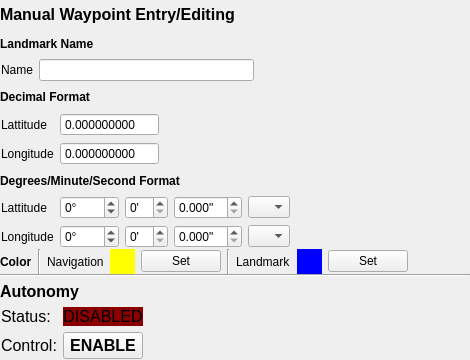
           <widget class="QWidget" name="widget" native="true">
            <property name="sizePolicy">
             <sizepolicy hsizetype="Fixed" vsizetype="Fixed">
              <horstretch>0</horstretch>
              <verstretch>0</verstretch>
             </sizepolicy>
            </property>
            <property name="minimumSize">
             <size>
              <width>470</width>
              <height>360</height>
             </size>
            </property>
            <property name="maximumSize">
             <size>
              <width>470</width>
              <height>360</height>
             </size>
            </property>
            <layout class="QGridLayout" name="gridLayout">
             <property name="leftMargin">
              <number>0</number>
             </property>
             <property name="topMargin">
              <number>0</number>
             </property>
             <property name="rightMargin">
              <number>0</number>
             </property>
             <property name="bottomMargin">
              <number>0</number>
             </property>
             <property name="horizontalSpacing">
              <number>0</number>
             </property>
             <property name="verticalSpacing">
              <number>6</number>
             </property>
             <item row="0" column="0">
              <layout class="QVBoxLayout" name="verticalLayout_3">
               <property name="spacing">
                <number>0</number>
               </property>
               <item>
                <widget class="QLabel" name="label_16">
                 <property name="font">
                  <font>
                   <pointsize>12</pointsize>
                   <weight>75</weight>
                   <bold>true</bold>
                  </font>
                 </property>
                 <property name="text">
                  <string>Manual Waypoint Entry/Editing</string>
                 </property>
                </widget>
               </item>
               <item>
                <widget class="QLabel" name="label_28">
                 <property name="font">
                  <font>
                   <weight>75</weight>
                   <bold>true</bold>
                  </font>
                 </property>
                 <property name="text">
                  <string>Landmark Name</string>
                 </property>
                </widget>
               </item>
               <item>
                <layout class="QGridLayout" name="gridLayout_12">
                 <property name="leftMargin">
                  <number>1</number>
                 </property>
                 <property name="topMargin">
                  <number>1</number>
                 </property>
                 <property name="rightMargin">
                  <number>1</number>
                 </property>
                 <property name="bottomMargin">
                  <number>1</number>
                 </property>
                 <property name="spacing">
                  <number>6</number>
                 </property>
                 <item row="0" column="1">
                  <widget class="QLineEdit" name="manual_waypoint_landmark_name_line_edit"/>
                 </item>
                 <item row="0" column="0">
                  <widget class="QLabel" name="label_29">
                   <property name="text">
                    <string>Name</string>
                   </property>
                  </widget>
                 </item>
                 <item row="0" column="2">
                  <spacer name="horizontalSpacer_9">
                   <property name="orientation">
                    <enum>Qt::Horizontal</enum>
                   </property>
                   <property name="sizeHint" stdset="0">
                    <size>
                     <width>40</width>
                     <height>20</height>
                    </size>
                   </property>
                  </spacer>
                 </item>
                </layout>
               </item>
               <item>
                <widget class="QLabel" name="label_7">
                 <property name="font">
                  <font>
                   <weight>75</weight>
                   <bold>true</bold>
                  </font>
                 </property>
                 <property name="text">
                  <string>Decimal Format</string>
                 </property>
                </widget>
               </item>
               <item>
                <layout class="QGridLayout" name="gridLayout_7">
                 <property name="leftMargin">
                  <number>1</number>
                 </property>
                 <property name="topMargin">
                  <number>1</number>
                 </property>
                 <property name="rightMargin">
                  <number>1</number>
                 </property>
                 <property name="bottomMargin">
                  <number>1</number>
                 </property>
                 <property name="spacing">
                  <number>6</number>
                 </property>
                 <item row="0" column="1">
                  <widget class="QDoubleSpinBox" name="manual_waypoint_decimal_lattitude_spin_box">
                   <property name="buttonSymbols">
                    <enum>QAbstractSpinBox::NoButtons</enum>
                   </property>
                   <property name="decimals">
                    <number>9</number>
                   </property>
                   <property name="minimum">
                    <double>-90.000000000000000</double>
                   </property>
                   <property name="maximum">
                    <double>90.000000000000000</double>
                   </property>
                   <property name="singleStep">
                    <double>0.000001000000000</double>
                   </property>
                  </widget>
                 </item>
                 <item row="1" column="1">
                  <widget class="QDoubleSpinBox" name="manual_waypoint_decimal_longitude_spin_box">
                   <property name="buttonSymbols">
                    <enum>QAbstractSpinBox::NoButtons</enum>
                   </property>
                   <property name="decimals">
                    <number>9</number>
                   </property>
                   <property name="minimum">
                    <double>-180.000000000000000</double>
                   </property>
                   <property name="maximum">
                    <double>180.000000000000000</double>
                   </property>
                   <property name="singleStep">
                    <double>0.000001000000000</double>
                   </property>
                  </widget>
                 </item>
                 <item row="0" column="0">
                  <widget class="QLabel" name="label_17">
                   <property name="text">
                    <string>Lattitude</string>
                   </property>
                  </widget>
                 </item>
                 <item row="1" column="0">
                  <widget class="QLabel" name="label_18">
                   <property name="text">
                    <string>Longitude</string>
                   </property>
                  </widget>
                 </item>
                 <item row="0" column="2">
                  <spacer name="horizontalSpacer_4">
                   <property name="orientation">
                    <enum>Qt::Horizontal</enum>
                   </property>
                   <property name="sizeHint" stdset="0">
                    <size>
                     <width>40</width>
                     <height>20</height>
                    </size>
                   </property>
                  </spacer>
                 </item>
                </layout>
               </item>
               <item>
                <widget class="QLabel" name="label_8">
                 <property name="font">
                  <font>
                   <weight>75</weight>
                   <bold>true</bold>
                  </font>
                 </property>
                 <property name="text">
                  <string>Degrees/Minute/Second Format</string>
                 </property>
                </widget>
               </item>
               <item>
                <layout class="QGridLayout" name="gridLayout_10">
                 <property name="leftMargin">
                  <number>1</number>
                 </property>
                 <property name="topMargin">
                  <number>1</number>
                 </property>
                 <property name="rightMargin">
                  <number>1</number>
                 </property>
                 <property name="bottomMargin">
                  <number>1</number>
                 </property>
                 <property name="spacing">
                  <number>6</number>
                 </property>
                 <item row="0" column="0">
                  <widget class="QLabel" name="label_9">
                   <property name="text">
                    <string>Lattitude</string>
                   </property>
                  </widget>
                 </item>
                 <item row="0" column="5">
                  <spacer name="horizontalSpacer_7">
                   <property name="orientation">
                    <enum>Qt::Horizontal</enum>
                   </property>
                   <property name="sizeHint" stdset="0">
                    <size>
                     <width>40</width>
                     <height>20</height>
                    </size>
                   </property>
                  </spacer>
                 </item>
                 <item row="0" column="3">
                  <widget class="QDoubleSpinBox" name="manual_waypoint_seconds_lattitude_spin_box">
                   <property name="suffix">
                    <string>&quot;</string>
                   </property>
                   <property name="decimals">
                    <number>3</number>
                   </property>
                  </widget>
                 </item>
                 <item row="1" column="0">
                  <widget class="QLabel" name="label_10">
                   <property name="text">
                    <string>Longitude</string>
                   </property>
                  </widget>
                 </item>
                 <item row="1" column="3">
                  <widget class="QDoubleSpinBox" name="manual_waypoint_seconds_longitude_spin_box">
                   <property name="suffix">
                    <string>&quot;</string>
                   </property>
                   <property name="decimals">
                    <number>3</number>
                   </property>
                  </widget>
                 </item>
                 <item row="0" column="1">
                  <widget class="QSpinBox" name="manual_waypoint_degrees_lattitude_spin_box">
                   <property name="suffix">
                    <string>° </string>
                   </property>
                   <property name="minimum">
                    <number>-90</number>
                   </property>
                   <property name="maximum">
                    <number>90</number>
                   </property>
                  </widget>
                 </item>
                 <item row="0" column="2">
                  <widget class="QSpinBox" name="manual_waypoint_minutes_lattitude_spin_box">
                   <property name="suffix">
                    <string>'</string>
                   </property>
                   <property name="maximum">
                    <number>60</number>
                   </property>
                  </widget>
                 </item>
                 <item row="0" column="4">
                  <widget class="QComboBox" name="manual_waypoint_cardinal_lattitude_combo_box">
                   <item>
                    <property name="text">
                     <string/>
                    </property>
                   </item>
                   <item>
                    <property name="text">
                     <string>N</string>
                    </property>
                   </item>
                   <item>
                    <property name="text">
                     <string>S</string>
                    </property>
                   </item>
                  </widget>
                 </item>
                 <item row="1" column="1">
                  <widget class="QSpinBox" name="manual_waypoint_degrees_longitude_spin_box">
                   <property name="suffix">
                    <string>° </string>
                   </property>
                   <property name="minimum">
                    <number>-180</number>
                   </property>
                   <property name="maximum">
                    <number>180</number>
                   </property>
                  </widget>
                 </item>
                 <item row="1" column="4">
                  <widget class="QComboBox" name="manual_waypoint_cardinal_longitude_combo_box">
                   <item>
                    <property name="text">
                     <string/>
                    </property>
                   </item>
                   <item>
                    <property name="text">
                     <string>W</string>
                    </property>
                   </item>
                   <item>
                    <property name="text">
                     <string>E</string>
                    </property>
                   </item>
                  </widget>
                 </item>
                 <item row="1" column="2">
                  <widget class="QSpinBox" name="manual_waypoint_minutes_longitude_spin_box">
                   <property name="suffix">
                    <string>'</string>
                   </property>
                   <property name="maximum">
                    <number>60</number>
                   </property>
                  </widget>
                 </item>
                </layout>
               </item>
               <item>
                <layout class="QHBoxLayout" name="horizontalLayout_4">
                 <property name="spacing">
                  <number>6</number>
                 </property>
                 <item>
                  <widget class="QLabel" name="label_11">
                   <property name="font">
                    <font>
                     <weight>75</weight>
                     <bold>true</bold>
                    </font>
                   </property>
                   <property name="text">
                    <string>Color</string>
                   </property>
                  </widget>
                 </item>
                 <item>
                  <widget class="Line" name="line">
                   <property name="orientation">
                    <enum>Qt::Vertical</enum>
                   </property>
                  </widget>
                 </item>
                 <item>
                  <widget class="QLabel" name="label_4">
                   <property name="text">
                    <string>Navigation</string>
                   </property>
                  </widget>
                 </item>
                 <item>
                  <widget class="QLabel" name="manual_waypoint_navigation_color_label">
                   <property name="minimumSize">
                    <size>
                     <width>25</width>
                     <height>25</height>
                    </size>
                   </property>
                   <property name="maximumSize">
                    <size>
                     <width>25</width>
                     <height>25</height>
                    </size>
                   </property>
                   <property name="styleSheet">
                    <string notr="true">background-color:yellow;</string>
                   </property>
                   <property name="text">
                    <string/>
                   </property>
                  </widget>
                 </item>
                 <item>
                  <widget class="QPushButton" name="manual_waypoint_navigation_color_set_button">
                   <property name="text">
                    <string>Set</string>
                   </property>
                  </widget>
                 </item>
                 <item>
                  <widget class="Line" name="line_7">
                   <property name="orientation">
                    <enum>Qt::Vertical</enum>
                   </property>
                  </widget>
                 </item>
                 <item>
                  <widget class="QLabel" name="label_12">
                   <property name="text">
                    <string>Landmark</string>
                   </property>
                  </widget>
                 </item>
                 <item>
                  <widget class="QLabel" name="manual_waypoint_landmark_color_label">
                   <property name="minimumSize">
                    <size>
                     <width>25</width>
                     <height>25</height>
                    </size>
                   </property>
                   <property name="maximumSize">
                    <size>
                     <width>25</width>
                     <height>25</height>
                    </size>
                   </property>
                   <property name="styleSheet">
                    <string notr="true">background-color:blue;</string>
                   </property>
                   <property name="text">
                    <string/>
                   </property>
                  </widget>
                 </item>
                 <item>
                  <widget class="QPushButton" name="manual_waypoint_landmark_color_set_button">
                   <property name="text">
                    <string>Set</string>
                   </property>
                  </widget>
                 </item>
                 <item>
                  <spacer name="horizontalSpacer_2">
                   <property name="orientation">
                    <enum>Qt::Horizontal</enum>
                   </property>
                   <property name="sizeHint" stdset="0">
                    <size>
                     <width>40</width>
                     <height>20</height>
                    </size>
                   </property>
                  </spacer>
                 </item>
                </layout>
               </item>
               <item>
                <widget class="Line" name="line_2">
                 <property name="orientation">
                  <enum>Qt::Horizontal</enum>
                 </property>
                </widget>
               </item>
               <item>
                <widget class="QLabel" name="label_24">
                 <property name="font">
                  <font>
                   <pointsize>12</pointsize>
                   <weight>75</weight>
                   <bold>true</bold>
                  </font>
                 </property>
                 <property name="text">
                  <string>Autonomy</string>
                 </property>
                </widget>
               </item>
               <item>
                <layout class="QGridLayout" name="gridLayout_11">
                 <property name="leftMargin">
                  <number>1</number>
                 </property>
                 <property name="topMargin">
                  <number>1</number>
                 </property>
                 <property name="rightMargin">
                  <number>1</number>
                 </property>
                 <property name="bottomMargin">
                  <number>1</number>
                 </property>
                 <property name="spacing">
                  <number>6</number>
                 </property>
                 <item row="0" column="0">
                  <widget class="QLabel" name="label_25">
                   <property name="font">
                    <font>
                     <pointsize>12</pointsize>
                    </font>
                   </property>
                   <property name="text">
                    <string>Status:</string>
                   </property>
                  </widget>
                 </item>
                 <item row="1" column="2">
                  <spacer name="horizontalSpacer_8">
                   <property name="orientation">
                    <enum>Qt::Horizontal</enum>
                   </property>
                   <property name="sizeHint" stdset="0">
                    <size>
                     <width>40</width>
                     <height>20</height>
                    </size>
                   </property>
                  </spacer>
                 </item>
                 <item row="1" column="0">
                  <widget class="QLabel" name="label_26">
                   <property name="font">
                    <font>
                     <pointsize>12</pointsize>
                    </font>
                   </property>
                   <property name="text">
                    <string>Control:</string>
                   </property>
                  </widget>
                 </item>
                 <item row="1" column="1">
                  <widget class="QPushButton" name="autonom_control_button">
                   <property name="font">
                    <font>
                     <pointsize>12</pointsize>
                     <weight>75</weight>
                     <bold>true</bold>
                    </font>
                   </property>
                   <property name="text">
                    <string>ENABLE</string>
                   </property>
                  </widget>
                 </item>
                 <item row="0" column="1">
                  <widget class="QLabel" name="autonomy_status_label">
                   <property name="font">
                    <font>
                     <pointsize>12</pointsize>
                    </font>
                   </property>
                   <property name="styleSheet">
                    <string notr="true">background-color:darkred;</string>
                   </property>
                   <property name="text">
                    <string>DISABLED</string>
                   </property>
                   <property name="alignment">
                    <set>Qt::AlignCenter</set>
                   </property>
                  </widget>
                 </item>
                </layout>
               </item>
              </layout>
             </item>
            </layout>
           </widget>
